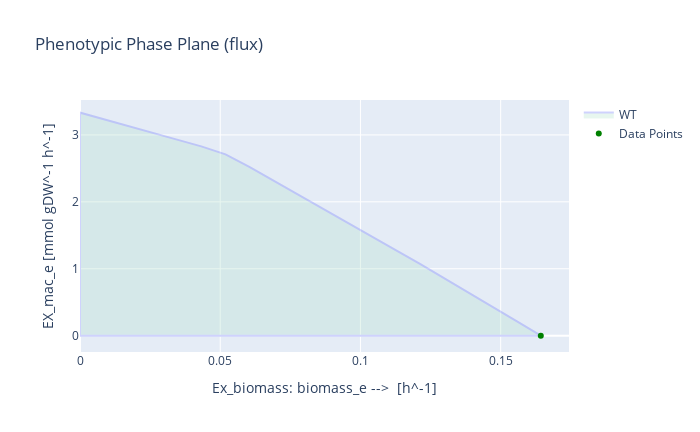

The notebook cell this image was saved under:
### Code cell
# Visualize the initial phenotypic phase plane
init_solution = model.optimize()
growth = init_solution.fluxes['Ex_biomass']
malonicAcid_production = init_solution.fluxes['mac_etoEX']
p = phenotypic_phase_plane(model, variables=['Ex_biomass'], objective='EX_mac_e')
p.plot(plotter, points=[(growth, malonicAcid_production)])

### Figure 1 — Plotly figure (JSON) as saved in the notebook; plotly's stock layout.template omitted (floating-point values rounded to 4 significant figures)
{"data": [{"fill": "toself", "fillcolor": "#B3E2CD", "hoverinfo": "none", "marker": {"line": {"color": "#B3E2CD"}, "opacity": 0.3}, "mode": "lines", "name": "WT", "opacity": 0.3, "type": "scatter", "x": [0, 0.008648, 0.0173, 0.02594, 0.03459, 0.04324, 0.05189, 0.06054, 0.06918, 0.07783, 0.08648, 0.09513, 0.1038, 0.1124, 0.1211, 0.1297, 0.1384, 0.147, 0.1557, 0.1643, 0.1643, 0.1557, 0.147, 0.1384, 0.1297, 0.1211, 0.1124, 0.1038, 0.09513, 0.08648, 0.07783, 0.06918, 0.06054, 0.05189, 0.04324, 0.03459, 0.02594, 0.0173, 0.008648, 0, 0, 0], "y": [0, 0, 0, 0, 0, 0, 0, 0, 0, 0, 0, 0, 0, 0, 0, 0, 0, 0, 0, 0, 0, 0.2173, 0.4347, 0.652, 0.8694, 1.077, 1.283, 1.489, 1.694, 1.9, 2.106, 2.312, 2.517, 2.71, 2.829, 2.93, 3.031, 3.131, 3.232, 3.333, 0, 3.333]}, {"marker": {"color": "green"}, "mode": "markers", "name": "Data Points", "type": "scatter", "x": [0.1643], "y": [0]}], "layout": {"height": 432, "title": {"text": "Phenotypic Phase Plane (flux)"}, "width": 700, "xaxis": {"autorange": true, "range": [0, 0.1744], "title": {"text": "Ex_biomass: biomass_e -->  [h^-1]"}, "type": "linear"}, "yaxis": {"autorange": true, "range": [-0.2443, 3.522], "title": {"text": "EX_mac_e [mmol gDW^-1 h^-1]"}, "type": "linear"}}}
